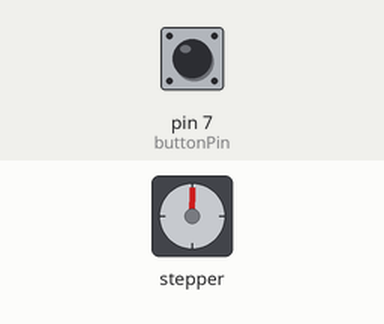
This sketch was run on a simulated Arduino Uno, built with avr-gcc and run on an emulated ATmega328P. Shown: stepper motor. Inputs (shaded band) come from the test bench; at power-on: pin 7 (buttonPin) LOW. Stepper angles assume 2048 steps per turn.

Above: at 0.15 s.
At 9.7 s:
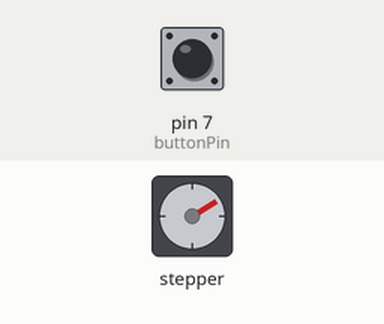
At 19.55 s:
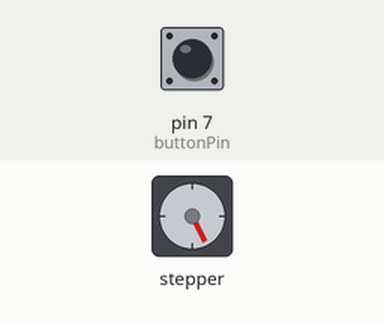
At 39.27 s:
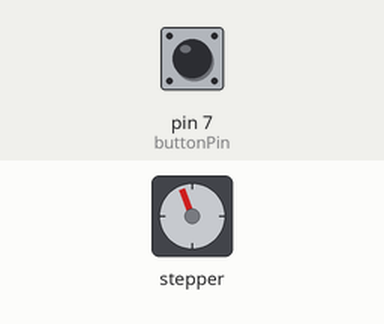
Timing chart, 0 to 40.0 s (numbered marks = the images above):
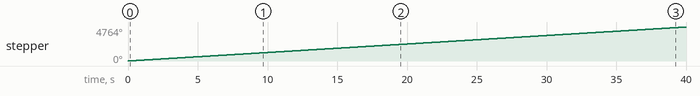

The sketch:

fan.ino
```cpp
#include <Stepper.h>

const int buttonPin = 7;     // the number of the pushbutton pin

const float SETPS_PER_REV = 32;
const float GEAR_RED = 64;

const float STEPS_PER_OUT_REV = SETPS_PER_REV * GEAR_RED;

int buttonState = 0;         // variable for reading the pushbutton status
int StepsRequired;

Stepper steppermotor(STEPS_PER_OUT_REV, 8, 10, 9, 11);
void setup() {

  // initialize the pushbutton pin as an input:
  pinMode(buttonPin, INPUT);
}

void loop() {
  // read the state of the pushbutton value:
  buttonState = digitalRead(buttonPin);
  StepsRequired  =  STEPS_PER_OUT_REV / 1;
  steppermotor.setSpeed(20);
  steppermotor.step(StepsRequired);

}
```

Measured:
- by itself, stepper: keeps turning clockwise at about 119°/s
